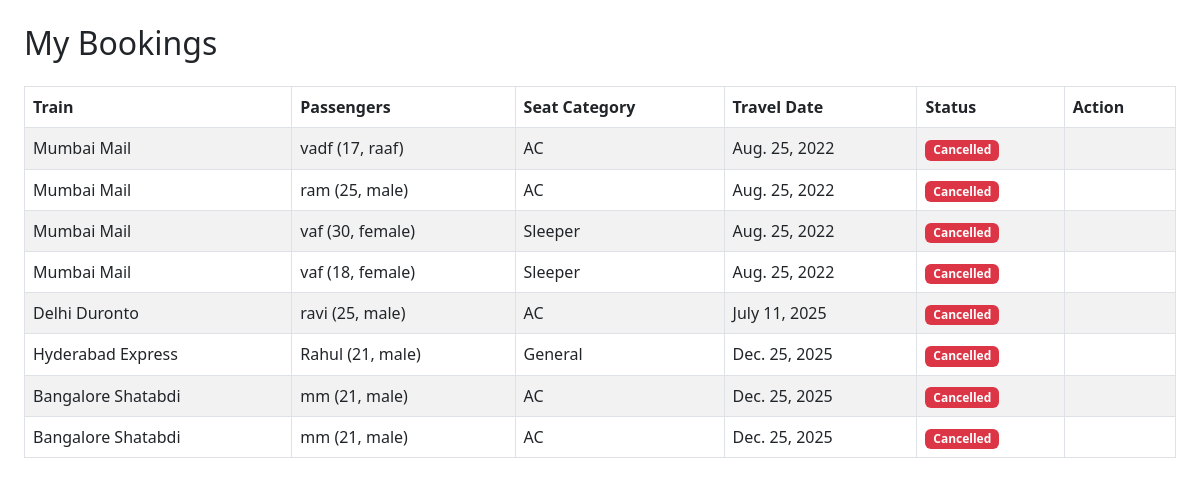
Screenshot of /my_bookings/ (signed in) with the database file from the repository.
### booking/models.py (models this page shows, shortened)
class Booking(models.Model):
    user = models.ForeignKey(User, on_delete=models.CASCADE)
    train = models.ForeignKey(Train, on_delete=models.CASCADE)
    seat_category = models.ForeignKey(SeatCategory, on_delete=models.CASCADE)
    travel_date = models.DateField(null=True)
    booking_date = models.DateField(auto_now_add=True)
    status = models.CharField(max_length=20, default='Pending')

class Train(models.Model):
    name = models.CharField(max_length=100)
    number = models.CharField(max_length=10)
    source = models.CharField(max_length=100)
    destination = models.CharField(max_length=100)
    departure_time = models.TimeField()
    arrival_time = models.TimeField()

class Passenger(models.Model):
    booking = models.ForeignKey('Booking', on_delete=models.CASCADE, related_name='passengers')
    name = models.CharField(max_length=50)
    age = models.IntegerField()
    gender = models.CharField(max_length=10)

class SeatCategory(models.Model):
    train = models.ForeignKey(Train, on_delete=models.CASCADE)
    category_name = models.CharField(max_length=50)
    total_seats = models.IntegerField()
    available_seats = models.IntegerField()

### booking/views.py (the view)
# urls.py: path('my_bookings/', views.my_bookings, name='my_bookings'),
@login_required
def my_bookings(request):
    bookings = Booking.objects.filter(user=request.user)
    return render(request, 'my_bookings.html', {'bookings': bookings})

### booking/templates/my_bookings.html (shortened to what this page needs)
<!DOCTYPE html>
<html>
<head>
  <link href="https://cdn.jsdelivr.net/npm/bootstrap@5.3.0/dist/css/bootstrap.min.css" rel="stylesheet">
  <link rel="stylesheet" href="https://cdnjs.cloudflare.com/ajax/libs/animate.css/4.1.1/animate.min.css"/>
</head>
<body class="p-4">
  <h2 class="mb-4">My Bookings</h2>
  <table class="table table-bordered table-striped">
    <thead>
      <tr>
        <th>Train</th>
        <th>Passengers</th>
        <th>Seat Category</th>
        <th>Travel Date</th>
        <th>Status</th>
        <th>Action</th>
      </tr>
    </thead>
    <tbody>
      {% for b in bookings %}
      <tr>
        <td>{{ b.train.name }}</td>
        <td>
          {% for p in b.passengers.all %}
            {{ p.name }} ({{ p.age }}, {{ p.gender }})<br>
          {% endfor %}
        </td>
        <td>{{ b.seat_category.category_name }}</td>
        <td>{{ b.travel_date }}</td>
        <td>
          {% if b.status == 'Paid' %}
            <span class="badge bg-success">{{ b.status }}</span>
          {% elif b.status == 'Confirmed' %}
            <span class="badge bg-primary">{{ b.status }}</span>
          {% elif b.status == 'Cancelled' %}
            <span class="badge bg-danger">{{ b.status }}</span>
          {% else %}
            {{ b.status }}
          {% endif %}
        </td>
        <td>
        </td>
      </tr>
      {% empty %}
      <tr>
        <td colspan="6">No bookings found.</td>
      </tr>
      {% endfor %}
    </tbody>
  </table>
</body>
</html>

### rows the page displays
Booking: train.name "Mumbai Mail", seat_category.category_name "AC", travel_date "Aug. 25, 2022", status "Cancelled"
Passenger: name "vadf", age "17", gender "raaf"
Booking: train.name "Mumbai Mail", seat_category.category_name "AC", travel_date "Aug. 25, 2022", status "Cancelled"
Passenger: name "ram", age "25", gender "male"
Booking: train.name "Mumbai Mail", seat_category.category_name "Sleeper", travel_date "Aug. 25, 2022", status "Cancelled"
Passenger: name "vaf", age "30", gender "female"
Booking: train.name "Mumbai Mail", seat_category.category_name "Sleeper", travel_date "Aug. 25, 2022", status "Cancelled"
Passenger: name "vaf", age "18", gender "female"
Booking: train.name "Delhi Duronto", seat_category.category_name "AC", travel_date "July 11, 2025", status "Cancelled"
Passenger: name "ravi", age "25", gender "male"
Booking: train.name "Hyderabad Express", seat_category.category_name "General", travel_date "Dec. 25, 2025", status "Cancelled"
Passenger: name "Rahul", age "21", gender "male"
Booking: train.name "Bangalore Shatabdi", seat_category.category_name "AC", travel_date "Dec. 25, 2025", status "Cancelled"
Passenger: name "mm", age "21", gender "male"
Booking: train.name "Bangalore Shatabdi", seat_category.category_name "AC", travel_date "Dec. 25, 2025", status "Cancelled"
Passenger: name "mm", age "21", gender "male"
